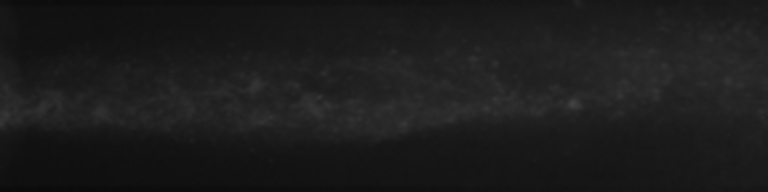
#> input picture preprocessing/hasil_bilateral/B100_10/frame_0026.jpg, 768 x 192 px; its folder holds only this picture in this run
$ python otsu_segmentation.py
#> lines starting #> are read from the running program, lines starting #| are printed output that depends on the picture; after the words box and inside, x2 and y2 are one past the last pixel; in counts of white or black regions, pixels touching at a corner belong together
import cv2
import numpy as np
import os
from pathlib import Path

def process_otsu_clean(image_path, output_dir, C0=0.6, alpha_A0=1.2):
#> called with C0 = 0.6, alpha_A0 = 1.2
    img = cv2.imread(str(image_path))
#> img is the input picture: shape (192, 768, 3); min 10, max 67, mean 28.1
    if img is None:
        return
    gray = cv2.cvtColor(img, cv2.COLOR_BGR2GRAY)
    blur = cv2.blur(gray, (3, 3))
    _, binary_otsu = cv2.threshold(blur, 0, 255, cv2.THRESH_BINARY_INV + cv2.THRESH_OTSU)
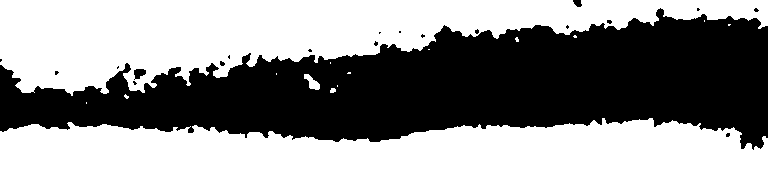
#> binary_otsu: shape (192, 768); 58.5% white; 20 black regions (17 under 20 px), largest, box (x1, y1, x2, y2) and area: (0, 8, 768, 150) 60842, (134, 69, 146, 80) 91, (573, 0, 582, 7) 47

    if np.mean(binary_otsu) > 127:
        binary_otsu = cv2.bitwise_not(binary_otsu)
#> binary_otsu: shape (192, 768); 41.5% white; 20 white regions (17 under 20 px)
    contours, _ = cv2.findContours(binary_otsu, cv2.RETR_EXTERNAL, cv2.CHAIN_APPROX_SIMPLE)
#> contours = 20 contours, 17 with area under 20; largest, box (x1, y1, x2, y2) and area: (0, 8, 768, 150) 59991, (134, 69, 146, 80) 72, (573, 0, 582, 7) 35
    initial_areas = [cv2.contourArea(c) for c in contours if cv2.contourArea(c) > 3]
#> initial_areas = [8, 5, 6.5, 72, 12, 4.5, 8, 5, 9, 4, 9.5, 8.5, 59991, 35]

    if not initial_areas:
        cv2.imwrite(str(output_dir / image_path.name), np.zeros_like(binary_otsu))
        return
    A0 = np.mean(initial_areas) * alpha_A0
#> A0 = 5158.1
    clean_binary = binary_otsu.copy()

    for c in contours:
        area = cv2.contourArea(c)
        perimeter = cv2.arcLength(c, True)

        if area <= 3:  # Hapus noise mikro
            cv2.drawContours(clean_binary, [c], -1, 0, -1)
            continue

        circularity = (4 * np.pi * area) / (perimeter ** 2) if perimeter > 0 else 0
        is_adhesive = (area >= A0) and (circularity < C0)
        if is_adhesive:
            cv2.drawContours(clean_binary, [c], -1, 0, -1)
#> this loop made 20 passes
#> (area, perimeter, circularity, is_adhesive) on passes 4, 19, 20: (72, 39.31, 0.585, False), (59991, 2452.5, 0.125, True), (35, 24.49, 0.734, False)
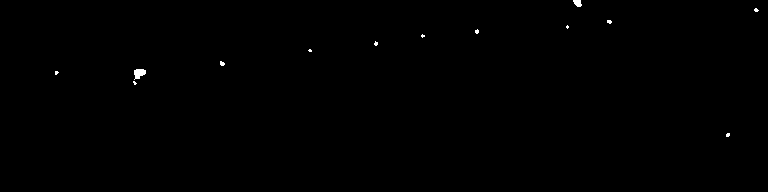
#> clean_binary: shape (192, 768); 0.19% white; 13 white regions (11 under 20 px), largest, box (x1, y1, x2, y2) and area: (134, 69, 146, 80) 91, (573, 0, 582, 7) 47
    output_path = output_dir / image_path.name
    cv2.imwrite(str(output_path), clean_binary)

def run_batch_processing():
    current_dir = Path(__file__).resolve().parent
    base_dir = current_dir.parent
    input_bilateral = base_dir / "preprocessing" / "hasil_bilateral"
    input_clahe = base_dir / "preprocessing" / "hasil_clahe"
    output_bilateral = current_dir / "hasil_otsu_bilateral"
    output_clahe = current_dir / "hasil_otsu_clahe"
    output_bilateral.mkdir(parents=True, exist_ok=True)
    output_clahe.mkdir(parents=True, exist_ok=True)
    valid_extensions = ('.png', '.jpg', '.jpeg', '.bmp', '.tif', '.tiff')
    print("Memproses Otsu Tanpa Gumpalan untuk HASIL BILATERAL...")
    files_bilateral = [f for f in input_bilateral.rglob('*') if f.suffix.lower() in valid_extensions]

    for file_path in files_bilateral:
        process_otsu_clean(file_path, output_bilateral)
#> pass 2 of the loop in run_batch_processing, `for file_path in files_bilateral:`:
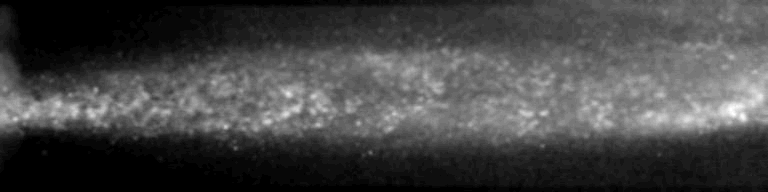
#> input picture preprocessing/hasil_bilateral/B100_10 (1)/frame_0034.jpg, 768 x 192 px
#> in process_otsu_clean, img is the input picture: shape (192, 768, 3); min 0, max 36, mean 9.8
#> in process_otsu_clean (call 2), `_, binary_otsu = cv2.threshold(blur, 0, 255, cv2.THRESH_BINARY_INV + c..`:
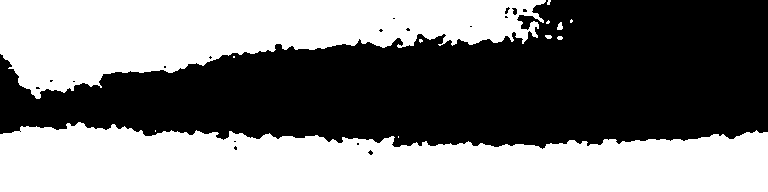
#> binary_otsu: shape (192, 768); 49.4% white; 12 white regions (7 under 20 px)
#> contours = 12 contours, 9 with area under 20; largest, box (x1, y1, x2, y2) and area: (0, 122, 768, 192) 41180, (0, 0, 546, 99) 30172, (557, 22, 563, 30) 24
#> initial_areas = [41180, 6.5, 13, 15, 24.5, 6, 4.5, 8, 30172.5]
#> A0 = 9524
#> the loop in process_otsu_clean (call 2), `for c in contours:` made 12 passes
#> (area, perimeter, circularity, is_adhesive) on passes 3, 8, 12: (41180, 1839.1, 0.153, True), (24.5, 21.07, 0.693, False), (30172.5, 1532, 0.162, True)
#> after the loop in process_otsu_clean (call 2), `for c in contours:`:
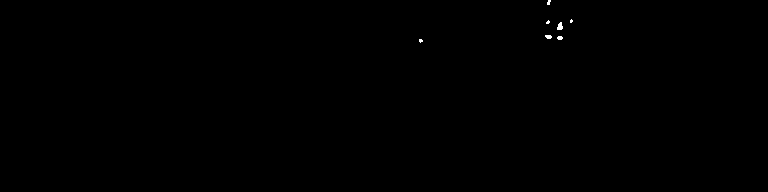
#> clean_binary: shape (192, 768); 0.08% white; 7 white regions (4 under 20 px), largest, box (x1, y1, x2, y2) and area: (557, 22, 563, 30) 35, (545, 35, 552, 39) 23, (557, 36, 563, 40) 20
    print(f"Selesai! {len(files_bilateral)} citra disimpan di: {output_bilateral}\n")

    print("Memproses Otsu Tanpa Gumpalan untuk HASIL CLAHE...")
    files_clahe = [f for f in input_clahe.rglob('*') if f.suffix.lower() in valid_extensions]

    for file_path in files_clahe:
        process_otsu_clean(file_path, output_clahe)
    print(f"Selesai! {len(files_clahe)} citra disimpan di: {output_clahe}\n")
    print("PROSES SELESAI. DATASET CITRA SIAP LABELING BERHASIL DIBUAT")

if __name__ == "__main__":
    run_batch_processing()
